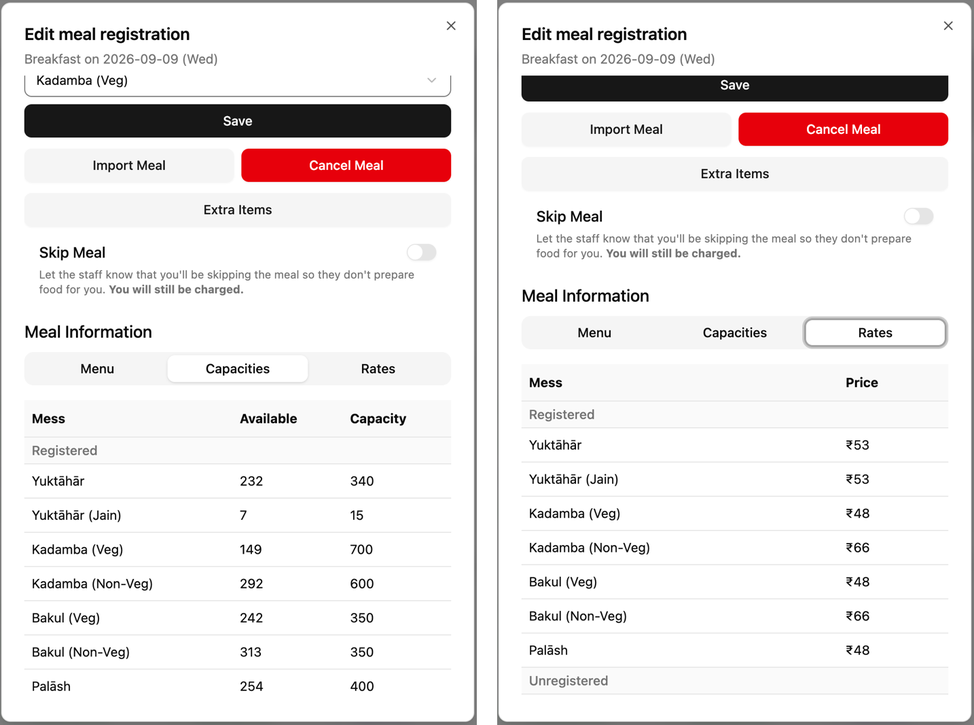
#> input picture deliverables/submission/Figures/Figure_4.1_m-portal.png, 974 x 725 px, shrunk from 1434 x 1067 before the run
$ python make_case.py
#> lines starting #> are read from the running program, lines starting #| are printed output that depends on the picture
#!/usr/bin/env python3
"""Build the case study: prepare images, build docx, take page numbers from Word's own PDF, rebuild until stable."""
import json, os, re, subprocess, sys, shutil
B = os.path.dirname(os.path.abspath(__file__)); CS = os.path.dirname(B); SUB = os.path.dirname(CS)
WORK = os.path.join(B, 'work'); os.makedirs(os.path.join(WORK, 'img'), exist_ok=True)
OUT = os.path.join(CS, 'Breakfast_Paradox_Case_Study.docx')
PDFOUT = os.path.join(CS, 'Breakfast_Paradox_Case_Study.pdf')
NP = os.path.join(SUB, 'Build', 'node_modules')

def norm(s): return re.sub(r'\s+', ' ', s).strip().lower()

def prep():
    from PIL import Image
    im = Image.open(os.path.join(SUB, 'Figures', 'Figure_4.1_m-portal.png')); w, h = im.size
#> in prep, im is the input picture: PIL image 974x725 RGB; mean R, G, B 236.8, 232.4, 232.6
#> after `w, h = im.size`: w = 974; h = 725
    im.crop((0, int(h * 0.197), int(w * 0.49), int(h * 0.425))).save(os.path.join(WORK, 'img', 'portal.png'))
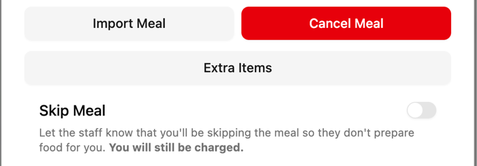
#> saved as portal.png: PIL image 477x166 RGB; mean R, G, B 243.7, 224.4, 225.2

def build(pages):
    pj = os.path.join(WORK, 'pages.json'); json.dump(pages, open(pj, 'w'))
#> (the run stopped early here; a loop or call above may not have finished)
